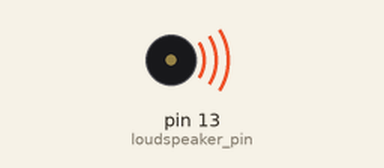
Simulated run of this sketch. Board: Arduino Uno, built with avr-gcc and run on an emulated ATmega328P. On the bench: buzzer (waves = sounding).

Above: at 1.8 s.
At 9.8 s:
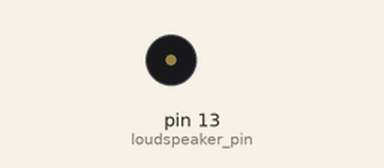
Timing chart, 0 to 13.8 s (numbered marks = the images above):
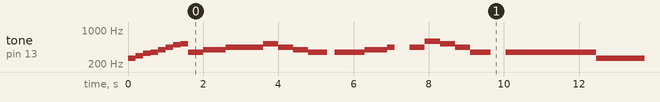

Measured:
- by itself, tone on pin 13 (loudspeaker_pin): plays 262 Hz for 0.20 s, 294 Hz for 0.20 s, 330 Hz for 0.20 s, 349 Hz for 0.20 s, 392 Hz for 0.20 s, 440 Hz for 0.20 s … (221 notes in this stretch)

The sketch:

music.ino
```cpp
const int loudspeaker_pin = 13; // 13番ポートを使う
const int base_time = 16 * 50;  // 16の倍数が都合がいい

void setup()
{
  pinMode(loudspeaker_pin, OUTPUT); // 使うIOポートを出力に指定
}

void loop()
{
  tone(loudspeaker_pin, 262); // tone関数を実行すると、指定した周波数の矩形信号を出す
  delay(base_time / 4);
  tone(loudspeaker_pin, 294);
  delay(base_time / 4);
  tone(loudspeaker_pin, 330);
  delay(base_time / 4);
  tone(loudspeaker_pin, 349);
  delay(base_time / 4);
  tone(loudspeaker_pin, 392);
  delay(base_time / 4);
  tone(loudspeaker_pin, 440);
  delay(base_time / 4);
  tone(loudspeaker_pin, 494);
  delay(base_time / 4);
  tone(loudspeaker_pin, 523);
  delay(base_time / 4);
  tone(loudspeaker_pin, 349);
delay(base_time / 2);
tone(loudspeaker_pin, 392);
delay(base_time * 3 / 2 / 2);
tone(loudspeaker_pin, 440);
delay(base_time / 4);
tone(loudspeaker_pin, 440);
delay(base_time / 2);
tone(loudspeaker_pin, 440);
delay(base_time / 2);
tone(loudspeaker_pin, 523);
delay(base_time / 2);
tone(loudspeaker_pin, 440);
delay(base_time / 2);
tone(loudspeaker_pin, 392);
delay(base_time / 2);
tone(loudspeaker_pin, 349);
delay(base_time / 2);
tone(loudspeaker_pin, 349);
delay(base_time / 8);
noTone(loudspeaker_pin);
delay(base_time / 4);
tone(loudspeaker_pin, 349);
delay(base_time / 1);
tone(loudspeaker_pin, 392);
delay(base_time * 3 / 2 / 2);
tone(loudspeaker_pin, 440);
delay(base_time / 4);
noTone(loudspeaker_pin);
delay(base_time / 2);
tone(loudspeaker_pin, 440);
delay(base_time / 2);
tone(loudspeaker_pin, 587);
delay(base_time / 2);
tone(loudspeaker_pin, 523);
delay(base_time / 2);
tone(loudspeaker_pin, 440);
delay(base_time / 2);
tone(loudspeaker_pin, 349);
delay(base_time / 2);
tone(loudspeaker_pin, 349);
delay(base_time * 3 / 2 / 8);
noTone(loudspeaker_pin);
delay(base_time / 2);
tone(loudspeaker_pin, 349);
delay(base_time / 1);
tone(loudspeaker_pin, 349);
delay(base_time / 1);
tone(loudspeaker_pin, 349);
delay(base_time / 1);
tone(loudspeaker_pin, 262);
delay(base_time * 3 / 2 / 1);
tone(loudspeaker_pin, 262);
delay(base_time / 8);
noTone(loudspeaker_pin);
delay(base_time / 2);
tone(loudspeaker_pin, 294);
delay(base_time / 1);
tone(loudspeaker_pin, 262);
delay(base_time / 1);
tone(loudspeaker_pin, 294);
delay(base_time / 1);
tone(loudspeaker_pin, 349);
delay(base_time * 3 / 2 / 1);
tone(loudspeaker_pin, 349);
delay(base_time / 4);
noTone(loudspeaker_pin);
delay(base_time / 4);
tone(loudspeaker_pin, 294);
delay(base_time / 2);
tone(loudspeaker_pin, 349);
delay(base_time / 2);
tone(loudspeaker_pin, 440);
delay(base_time / 2);
tone(loudspeaker_pin, 392);
delay(base_time / 1);
tone(loudspeaker_pin, 349);
delay(base_time / 1);
tone(loudspeaker_pin, 392);
delay(base_time * 3 / 2 / 8);
tone(loudspeaker_pin, 392);
delay(base_time / 8);

}
```
